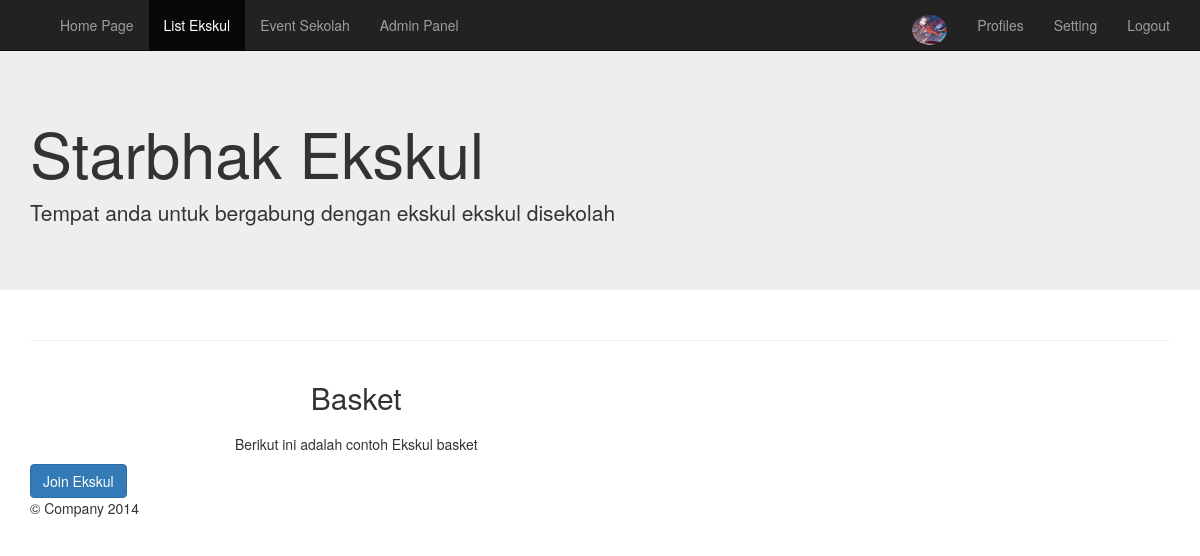
The app's page /tampilekskul.php?id=2 (signed in) with its own data.
### tables this page shows
CREATE TABLE `akun` (
  `id_akun` int(11) NOT NULL,
  `nis` int(100) NOT NULL,
  `username` varchar(50) NOT NULL,
  `password` varchar(50) NOT NULL,
  `level` enum('admin','user','guru') NOT NULL,
  `gambar` varchar(500) NOT NULL
);

CREATE TABLE `ekskul` (
  `id_ekskul` int(11) NOT NULL,
  `nama_ekskul` varchar(50) NOT NULL,
  `deskripsi` text NOT NULL
);

### function/function.php (called while the page is built, shortened)
<?php
  function tampiperekskul($id_ekskul) {
    global $link;
    $query = "SELECT * FROM ekskul WHERE id_ekskul = $id_ekskul";
    $result = mysqli_query($link , $query) or die('Query Tampil Per Ekskul Gagal');
    return $result;
  }
  function cek_keanggotaan($nis_siswa , $id_ekskul) {
    global $link;
    $query = "SELECT * FROM anggota WHERE id_murid = $nis_siswa AND id_ekskul = $id_ekskul";
    $result = mysqli_query($link , $query) or die('Query cek_keanggotaan Gagal');
    return $result;
  }
  function ambilgambar($nis){
    global $link;
    $query = "SELECT gambar FROM akun WHERE nis = $nis";
    $result = mysqli_query($link , $query) or die('Query ambilgambar Gagal');
    return $result;
  }
 ?>

### tampilekskul.php (the view, shortened to what this page needs)
<?php
require_once('db/connect.php');
require_once('function/function.php');
$nis_siswa = $_SESSION['nis'];
$nis = $_SESSION['nis'];
$id_ekskul = $_GET['id'];
$hasil = tampiperekskul($id_ekskul);
$hasil5 = cek_keanggotaan($nis_siswa , $id_ekskul);
$gambar = ambilgambar($nis);
$data = mysqli_fetch_assoc($hasil);
$dataanggota = mysqli_fetch_assoc($hasil5);
$hasilgambar = mysqli_fetch_assoc($gambar);
 ?>
 <!DOCTYPE html>
 <html lang="en">
 <head>
     <link href="css/bootstrap.min.css" rel="stylesheet">
     <link href="jumbotron.css" rel="stylesheet">
   </head>
   <body>
     <nav class="navbar navbar-inverse navbar-fixed-top">
       <div class="container">
         <div class="navbar-header">
           <a class="navbar-brand" href=""></a>
         </div>
         <div id="navbar" class="navbar-collapse collapse">
               <ul class="nav navbar-nav">
                 <li><a href="index.php">Home Page</a></li>
                 <li class="active"><a href="list.php">List Ekskul</a></li>
                 <li><a href="event.php">Event Sekolah</a></li>
                 <?php if($_SESSION['level'] == 'admin') { ?> <li><a href="lumino/">Admin Panel</a></li> <?php } ?>
               </ul>
               <ul class="nav navbar-nav navbar-right">
                 <li><a class="navbar-brand" href="addfoto.php"><img src="images/<?php echo $hasilgambar['gambar']; ?>" alt="" class="img-circle" height="30" width="35"></a></li>
                 <li><a href="profile.php">Profiles</a></li>
                 <li><a href="settings.php">Setting</a></li>
                 <li><a href="proses/logout.php">Logout</a></li>
               </ul>
             </div>
       </div>
     </nav>
     <div class="jumbotron">
       <div class="container">
         <h1>Starbhak Ekskul</h1>
         <p>Tempat anda untuk bergabung dengan ekskul ekskul disekolah </p>
       </div>
     </div>
     <form method="post">
     <div class="container">
     <hr class="featurette-divider">
       <div class="row featurette">
         <div class="col-md-7">
           <?php
            if ($dataanggota['id_murid'] != NULL AND $dataanggota['id_ekskul'] != NULL ) {
              include('tampilan.php');
            } else {
              echo '<h2 class="featurette-heading"><center>'.$data['nama_ekskul'].'</center></h2>
              <p class="lead"><center>'.$data['deskripsi'].'</center></p>';
              echo '<input class="btn btn-primary" type="submit" name="submit" value="Join Ekskul">';
            }
            ?>
         </div>
       </div>
       <footer>
         <p>&copy; Company 2014</p>
       </footer>
     </div>
   </body>
 </html>

### jumbotron.css (style rules this page uses)
body { padding-top: 50px; padding-bottom: 20px; }

### records on screen
akun: gambar (picture)
ekskul: nama_ekskul "Basket", deskripsi "Berikut ini adalah contoh Ekskul basket"
